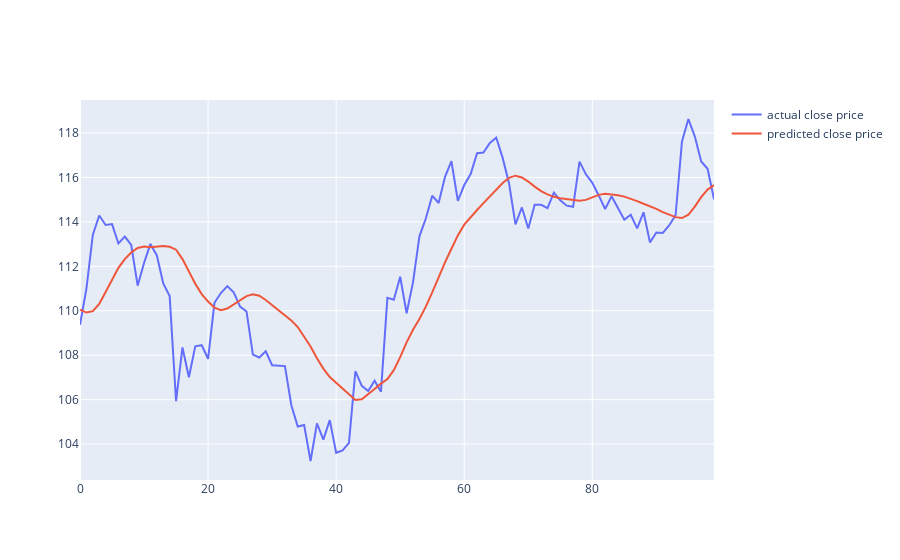

Notebook cell for this chart:
### Code cell
fig = go.Figure()
fig.add_trace(go.Scatter(x=df.index[:100], y=y_test[:100,0], mode='lines', name='actual close price'))
fig.add_trace(go.Scatter(x=df.index[:100], y= y_test_pred[:100,0], mode='lines', name='predicted close price'))


# fig.update_yaxes(range=[1000, 1500])
